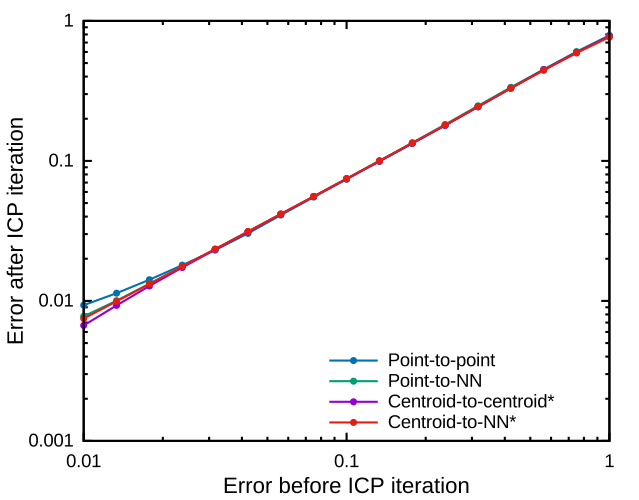

Here is the gnuplot script that generated this plot:
set term pdf lw 3 size 6.4,5.0 font "Helvetica,20"
set out "icpconvergence_bun2_bun3_cf.pdf"
set style data linespoints
set log
set key bottom right reverse Left nobox
set xlabel "Error before ICP iteration" offset 0,0.3 font "Helvetica,24"
set ylabel "Error after ICP iteration" offset 1.3,0 font "Helvetica,24"
set format "%g"
plot  "bun2_bun3_0_1000.txt"  lc 6 pt 7 ps 0.6 title "Point-to-point",  "bun2_bun3_8_30.txt"  lc 2 pt 7 ps 0.6 title "Point-to-NN",  "bun2_bun3_10_1000.txt" lc 1 pt 7 ps 0.6 title "Centroid-to-centroid*",  "bun2_bun3_14_50.txt" lc 7 pt 7 ps 0.6 title "Centroid-to-NN*"
